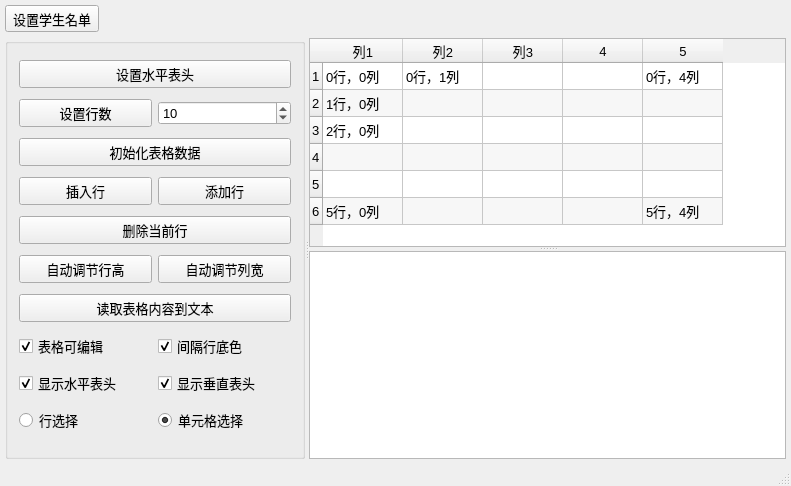
<?xml version="1.0" encoding="UTF-8"?>
<ui version="4.0">
 <class>MainWindow</class>
 <widget class="QMainWindow" name="MainWindow">
  <property name="geometry">
   <rect>
    <x>0</x>
    <y>0</y>
    <width>791</width>
    <height>486</height>
   </rect>
  </property>
  <property name="font">
   <font>
    <pointsize>10</pointsize>
   </font>
  </property>
  <property name="windowTitle">
   <string>QTableWidget的使用</string>
  </property>
  <property name="styleSheet">
   <string notr="true"/>
  </property>
  <property name="animated">
   <bool>true</bool>
  </property>
  <widget class="QWidget" name="centralWidget">
   <layout class="QVBoxLayout" name="verticalLayout">
    <property name="leftMargin">
     <number>5</number>
    </property>
    <property name="topMargin">
     <number>5</number>
    </property>
    <property name="rightMargin">
     <number>5</number>
    </property>
    <property name="bottomMargin">
     <number>5</number>
    </property>
    <item>
     <widget class="QToolButton" name="btnUpdateTable">
      <property name="text">
       <string>设置学生名单</string>
      </property>
      <property name="icon">
       <iconset resource="res.qrc">
        <normaloff>:/images/icons/boy.ico</normaloff>:/images/icons/boy.ico</iconset>
      </property>
      <property name="toolButtonStyle">
       <enum>Qt::ToolButtonStyle::ToolButtonTextUnderIcon</enum>
      </property>
     </widget>
    </item>
    <item>
     <widget class="QSplitter" name="splitterMain">
      <property name="orientation">
       <enum>Qt::Orientation::Horizontal</enum>
      </property>
      <widget class="QGroupBox" name="groupBox">
       <property name="maximumSize">
        <size>
         <width>300</width>
         <height>16777215</height>
        </size>
       </property>
       <property name="title">
        <string/>
       </property>
       <layout class="QGridLayout" name="gridLayout">
        <item row="6" column="0">
         <widget class="QPushButton" name="btnAutoHeght">
          <property name="text">
           <string>自动调节行高</string>
          </property>
         </widget>
        </item>
        <item row="0" column="0" colspan="2">
         <widget class="QPushButton" name="btnSetHeader">
          <property name="minimumSize">
           <size>
            <width>0</width>
            <height>25</height>
           </size>
          </property>
          <property name="text">
           <string>设置水平表头</string>
          </property>
         </widget>
        </item>
        <item row="8" column="0">
         <widget class="QCheckBox" name="chkBoxTabEditable">
          <property name="text">
           <string>表格可编辑</string>
          </property>
          <property name="checked">
           <bool>true</bool>
          </property>
         </widget>
        </item>
        <item row="4" column="0">
         <widget class="QPushButton" name="btnInsertRow">
          <property name="text">
           <string>插入行</string>
          </property>
         </widget>
        </item>
        <item row="8" column="1">
         <widget class="QCheckBox" name="chkBoxRowColor">
          <property name="text">
           <string>间隔行底色</string>
          </property>
          <property name="checked">
           <bool>true</bool>
          </property>
         </widget>
        </item>
        <item row="9" column="0">
         <widget class="QCheckBox" name="chkBoxHeaderH">
          <property name="text">
           <string>显示水平表头</string>
          </property>
          <property name="checked">
           <bool>true</bool>
          </property>
         </widget>
        </item>
        <item row="5" column="0" colspan="2">
         <widget class="QPushButton" name="btnDelCurRow">
          <property name="text">
           <string>删除当前行</string>
          </property>
         </widget>
        </item>
        <item row="10" column="1">
         <widget class="QRadioButton" name="rBtnSelectItem">
          <property name="text">
           <string>单元格选择</string>
          </property>
          <property name="checked">
           <bool>true</bool>
          </property>
         </widget>
        </item>
        <item row="10" column="0">
         <widget class="QRadioButton" name="rBtnSelectRow">
          <property name="text">
           <string>行选择</string>
          </property>
          <property name="checked">
           <bool>false</bool>
          </property>
         </widget>
        </item>
        <item row="2" column="1">
         <widget class="QSpinBox" name="spinRowCount">
          <property name="minimum">
           <number>2</number>
          </property>
          <property name="value">
           <number>10</number>
          </property>
         </widget>
        </item>
        <item row="2" column="0">
         <widget class="QPushButton" name="btnSetRows">
          <property name="minimumSize">
           <size>
            <width>0</width>
            <height>25</height>
           </size>
          </property>
          <property name="text">
           <string>设置行数</string>
          </property>
         </widget>
        </item>
        <item row="7" column="0" colspan="2">
         <widget class="QPushButton" name="btnReadToEdit">
          <property name="minimumSize">
           <size>
            <width>0</width>
            <height>25</height>
           </size>
          </property>
          <property name="text">
           <string>读取表格内容到文本</string>
          </property>
         </widget>
        </item>
        <item row="9" column="1">
         <widget class="QCheckBox" name="chkBoxHeaderV">
          <property name="text">
           <string>显示垂直表头</string>
          </property>
          <property name="checked">
           <bool>true</bool>
          </property>
         </widget>
        </item>
        <item row="6" column="1">
         <widget class="QPushButton" name="btnAutoWidth">
          <property name="text">
           <string>自动调节列宽</string>
          </property>
         </widget>
        </item>
        <item row="3" column="0" colspan="2">
         <widget class="QPushButton" name="btnIniData">
          <property name="minimumSize">
           <size>
            <width>0</width>
            <height>25</height>
           </size>
          </property>
          <property name="text">
           <string>初始化表格数据</string>
          </property>
         </widget>
        </item>
        <item row="4" column="1">
         <widget class="QPushButton" name="btnAppendRow">
          <property name="text">
           <string>添加行</string>
          </property>
         </widget>
        </item>
       </layout>
      </widget>
      <widget class="QSplitter" name="splitter">
       <property name="frameShadow">
        <enum>QFrame::Shadow::Plain</enum>
       </property>
       <property name="lineWidth">
        <number>2</number>
       </property>
       <property name="orientation">
        <enum>Qt::Orientation::Vertical</enum>
       </property>
       <widget class="QTableWidget" name="tableInfo">
        <property name="alternatingRowColors">
         <bool>true</bool>
        </property>
        <property name="showGrid">
         <bool>true</bool>
        </property>
        <property name="gridStyle">
         <enum>Qt::PenStyle::SolidLine</enum>
        </property>
        <property name="rowCount">
         <number>6</number>
        </property>
        <property name="columnCount">
         <number>5</number>
        </property>
        <attribute name="horizontalHeaderVisible">
         <bool>true</bool>
        </attribute>
        <attribute name="horizontalHeaderDefaultSectionSize">
         <number>80</number>
        </attribute>
        <attribute name="verticalHeaderVisible">
         <bool>true</bool>
        </attribute>
        <attribute name="verticalHeaderDefaultSectionSize">
         <number>27</number>
        </attribute>
        <row/>
        <row/>
        <row/>
        <row/>
        <row/>
        <row/>
        <column>
         <property name="text">
          <string>列1</string>
         </property>
        </column>
        <column>
         <property name="text">
          <string>列2</string>
         </property>
        </column>
        <column>
         <property name="text">
          <string>列3</string>
         </property>
        </column>
        <column/>
        <column/>
        <item row="0" column="0">
         <property name="text">
          <string>0行，0列</string>
         </property>
        </item>
        <item row="0" column="1">
         <property name="text">
          <string>0行，1列</string>
         </property>
        </item>
        <item row="0" column="4">
         <property name="text">
          <string>0行，4列</string>
         </property>
        </item>
        <item row="1" column="0">
         <property name="text">
          <string>1行，0列</string>
         </property>
        </item>
        <item row="2" column="0">
         <property name="text">
          <string>2行，0列</string>
         </property>
        </item>
        <item row="5" column="0">
         <property name="text">
          <string>5行，0列</string>
         </property>
        </item>
        <item row="5" column="4">
         <property name="text">
          <string>5行，4列</string>
         </property>
        </item>
       </widget>
       <widget class="QPlainTextEdit" name="textEdit"/>
      </widget>
     </widget>
    </item>
   </layout>
  </widget>
  <widget class="QStatusBar" name="statusBar"/>
  <action name="action">
   <property name="icon">
    <iconset resource="res.qrc">
     <normaloff>:/images/icons/boy.ico</normaloff>:/images/icons/boy.ico</iconset>
   </property>
   <property name="text">
    <string>设置学生名单</string>
   </property>
   <property name="menuRole">
    <enum>QAction::MenuRole::NoRole</enum>
   </property>
  </action>
 </widget>
 <layoutdefault spacing="6" margin="11"/>
 <resources>
  <include location="res.qrc"/>
 </resources>
 <connections/>
</ui>
